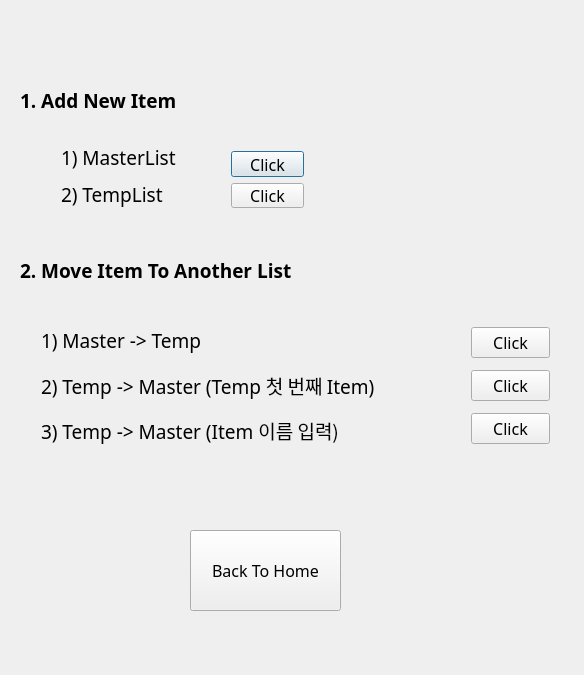
<?xml version="1.0" encoding="UTF-8"?>
<ui version="4.0">
 <class>AddItemWindow</class>
 <widget class="QDialog" name="AddItemWindow">
  <property name="geometry">
   <rect>
    <x>0</x>
    <y>0</y>
    <width>584</width>
    <height>675</height>
   </rect>
  </property>
  <property name="windowTitle">
   <string>AddItemWindow</string>
  </property>
  <widget class="QLabel" name="label">
   <property name="geometry">
    <rect>
     <x>20</x>
     <y>80</y>
     <width>241</width>
     <height>41</height>
    </rect>
   </property>
   <property name="font">
    <font>
     <family>함초롬바탕</family>
     <pointsize>14</pointsize>
     <weight>75</weight>
     <bold>true</bold>
    </font>
   </property>
   <property name="text">
    <string>1. Add New Item</string>
   </property>
  </widget>
  <widget class="QWidget" name="layoutWidget">
   <property name="geometry">
    <rect>
     <x>30</x>
     <y>310</y>
     <width>419</width>
     <height>151</height>
    </rect>
   </property>
   <layout class="QVBoxLayout" name="verticalLayout">
    <item>
     <widget class="QLabel" name="label_7">
      <property name="font">
       <font>
        <family>함초롬바탕</family>
        <pointsize>14</pointsize>
        <weight>50</weight>
        <bold>false</bold>
       </font>
      </property>
      <property name="text">
       <string>1) Master -&gt; Temp</string>
      </property>
     </widget>
    </item>
    <item>
     <widget class="QLabel" name="label_6">
      <property name="font">
       <font>
        <family>함초롬바탕</family>
        <pointsize>14</pointsize>
        <weight>50</weight>
        <bold>false</bold>
       </font>
      </property>
      <property name="text">
       <string>2) Temp -&gt; Master (Temp 첫 번째 Item)</string>
      </property>
     </widget>
    </item>
    <item>
     <widget class="QLabel" name="label_5">
      <property name="font">
       <font>
        <family>함초롬바탕</family>
        <pointsize>14</pointsize>
        <weight>50</weight>
        <bold>false</bold>
       </font>
      </property>
      <property name="text">
       <string>3) Temp -&gt; Master (Item 이름 입력)</string>
      </property>
     </widget>
    </item>
   </layout>
  </widget>
  <widget class="QWidget" name="layoutWidget_2">
   <property name="geometry">
    <rect>
     <x>220</x>
     <y>140</y>
     <width>95</width>
     <height>79</height>
    </rect>
   </property>
   <layout class="QVBoxLayout" name="verticalLayout_3">
    <item>
     <widget class="QPushButton" name="pushButton_2">
      <property name="font">
       <font>
        <family>함초롬바탕</family>
        <pointsize>12</pointsize>
       </font>
      </property>
      <property name="text">
       <string>Click</string>
      </property>
     </widget>
    </item>
    <item>
     <widget class="QPushButton" name="pushButton_3">
      <property name="font">
       <font>
        <family>함초롬바탕</family>
        <pointsize>12</pointsize>
       </font>
      </property>
      <property name="text">
       <string>Click</string>
      </property>
     </widget>
    </item>
   </layout>
  </widget>
  <widget class="QLabel" name="label_2">
   <property name="geometry">
    <rect>
     <x>20</x>
     <y>250</y>
     <width>341</width>
     <height>41</height>
    </rect>
   </property>
   <property name="font">
    <font>
     <family>함초롬바탕</family>
     <pointsize>14</pointsize>
     <weight>75</weight>
     <bold>true</bold>
    </font>
   </property>
   <property name="text">
    <string>2. Move Item To Another List</string>
   </property>
  </widget>
  <widget class="QWidget" name="layoutWidget_3">
   <property name="geometry">
    <rect>
     <x>460</x>
     <y>310</y>
     <width>101</width>
     <height>151</height>
    </rect>
   </property>
   <layout class="QVBoxLayout" name="verticalLayout_4">
    <item>
     <widget class="QPushButton" name="pushButton_4">
      <property name="font">
       <font>
        <family>함초롬바탕</family>
        <pointsize>12</pointsize>
       </font>
      </property>
      <property name="text">
       <string>Click</string>
      </property>
     </widget>
    </item>
    <item>
     <widget class="QPushButton" name="pushButton_6">
      <property name="font">
       <font>
        <family>함초롬바탕</family>
        <pointsize>12</pointsize>
       </font>
      </property>
      <property name="text">
       <string>Click</string>
      </property>
     </widget>
    </item>
    <item>
     <widget class="QPushButton" name="pushButton_5">
      <property name="font">
       <font>
        <family>함초롬바탕</family>
        <pointsize>12</pointsize>
       </font>
      </property>
      <property name="text">
       <string>Click</string>
      </property>
     </widget>
    </item>
   </layout>
  </widget>
  <widget class="QPushButton" name="pushButton">
   <property name="geometry">
    <rect>
     <x>190</x>
     <y>530</y>
     <width>151</width>
     <height>81</height>
    </rect>
   </property>
   <property name="font">
    <font>
     <family>함초롬바탕</family>
     <pointsize>12</pointsize>
    </font>
   </property>
   <property name="text">
    <string>Back To Home</string>
   </property>
  </widget>
  <widget class="QWidget" name="layoutWidget_4">
   <property name="geometry">
    <rect>
     <x>50</x>
     <y>130</y>
     <width>161</width>
     <height>91</height>
    </rect>
   </property>
   <layout class="QVBoxLayout" name="verticalLayout_2">
    <item>
     <widget class="QLabel" name="label_3">
      <property name="font">
       <font>
        <family>함초롬바탕</family>
        <pointsize>14</pointsize>
        <weight>50</weight>
        <bold>false</bold>
       </font>
      </property>
      <property name="text">
       <string>1) MasterList</string>
      </property>
     </widget>
    </item>
    <item>
     <widget class="QLabel" name="label_4">
      <property name="font">
       <font>
        <family>함초롬바탕</family>
        <pointsize>14</pointsize>
        <weight>50</weight>
        <bold>false</bold>
       </font>
      </property>
      <property name="text">
       <string>2) TempList</string>
      </property>
     </widget>
    </item>
   </layout>
  </widget>
 </widget>
 <layoutdefault spacing="6" margin="11"/>
 <resources/>
 <connections>
  <connection>
   <sender>pushButton_2</sender>
   <signal>clicked()</signal>
   <receiver>AddItemWindow</receiver>
   <slot>AddItemButton1()</slot>
   <hints>
    <hint type="sourcelabel">
     <x>253</x>
     <y>151</y>
    </hint>
    <hint type="destinationlabel">
     <x>377</x>
     <y>106</y>
    </hint>
   </hints>
  </connection>
  <connection>
   <sender>pushButton</sender>
   <signal>clicked()</signal>
   <receiver>AddItemWindow</receiver>
   <slot>exit()</slot>
   <hints>
    <hint type="sourcelabel">
     <x>275</x>
     <y>581</y>
    </hint>
    <hint type="destinationlabel">
     <x>463</x>
     <y>623</y>
    </hint>
   </hints>
  </connection>
  <connection>
   <sender>pushButton_3</sender>
   <signal>clicked()</signal>
   <receiver>AddItemWindow</receiver>
   <slot>AddItemButton2()</slot>
   <hints>
    <hint type="sourcelabel">
     <x>269</x>
     <y>205</y>
    </hint>
    <hint type="destinationlabel">
     <x>371</x>
     <y>227</y>
    </hint>
   </hints>
  </connection>
  <connection>
   <sender>pushButton_4</sender>
   <signal>clicked()</signal>
   <receiver>AddItemWindow</receiver>
   <slot>AddItemButton3()</slot>
   <hints>
    <hint type="sourcelabel">
     <x>513</x>
     <y>334</y>
    </hint>
    <hint type="destinationlabel">
     <x>383</x>
     <y>278</y>
    </hint>
   </hints>
  </connection>
  <connection>
   <sender>pushButton_6</sender>
   <signal>clicked()</signal>
   <receiver>AddItemWindow</receiver>
   <slot>AddItemButton4()</slot>
   <hints>
    <hint type="sourcelabel">
     <x>482</x>
     <y>384</y>
    </hint>
    <hint type="destinationlabel">
     <x>543</x>
     <y>244</y>
    </hint>
   </hints>
  </connection>
  <connection>
   <sender>pushButton_5</sender>
   <signal>clicked()</signal>
   <receiver>AddItemWindow</receiver>
   <slot>AddItemButton5()</slot>
   <hints>
    <hint type="sourcelabel">
     <x>513</x>
     <y>435</y>
    </hint>
    <hint type="destinationlabel">
     <x>511</x>
     <y>522</y>
    </hint>
   </hints>
  </connection>
 </connections>
 <slots>
  <slot>AddItemButton1()</slot>
  <slot>exit()</slot>
  <slot>AddItemButton2()</slot>
  <slot>AddItemButton3()</slot>
  <slot>AddItemButton4()</slot>
  <slot>AddItemButton5()</slot>
 </slots>
</ui>
